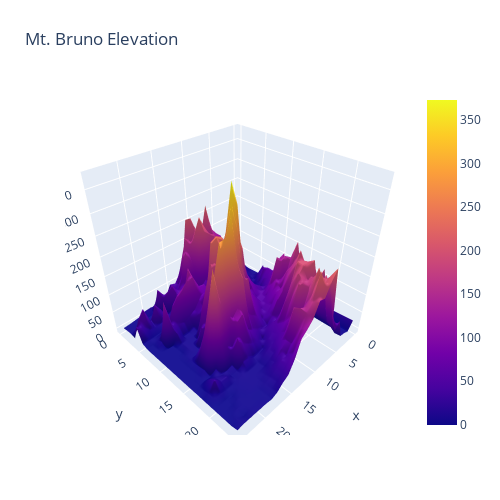

Source (notebook cell):
### Markdown cell above
## Plotly

### Code cell
import plotly.graph_objects as go
import pandas as pd

import io
import requests

dataUrl = "https://raw.githubusercontent.com/plotly/datasets/master/api_docs/mt_bruno_elevation.csv"
s = requests.get(dataUrl).content
z_data = pd.read_csv(io.StringIO(s.decode('utf-8')))

fig = go.Figure(data=[go.Surface(z=z_data.values)])

fig.update_layout(title='Mt. Bruno Elevation', autosize=False,
                  width=500, height=500,
                  margin=dict(l=65, r=50, b=65, t=90))

fig.show()

### Figure 1 — Plotly figure (JSON) as saved in the notebook; plotly's stock layout.template omitted (floating-point values rounded to 4 significant figures; data arrays with more than 128 entries replaced by an {"elided": "..."} marker saying what was removed)
{"data": [{"type": "surface", "z": {"elided": "25x25 float values"}}], "layout": {"autosize": false, "height": 500, "margin": {"b": 65, "l": 65, "r": 50, "t": 90}, "title": {"text": "Mt. Bruno Elevation"}, "width": 500}}
